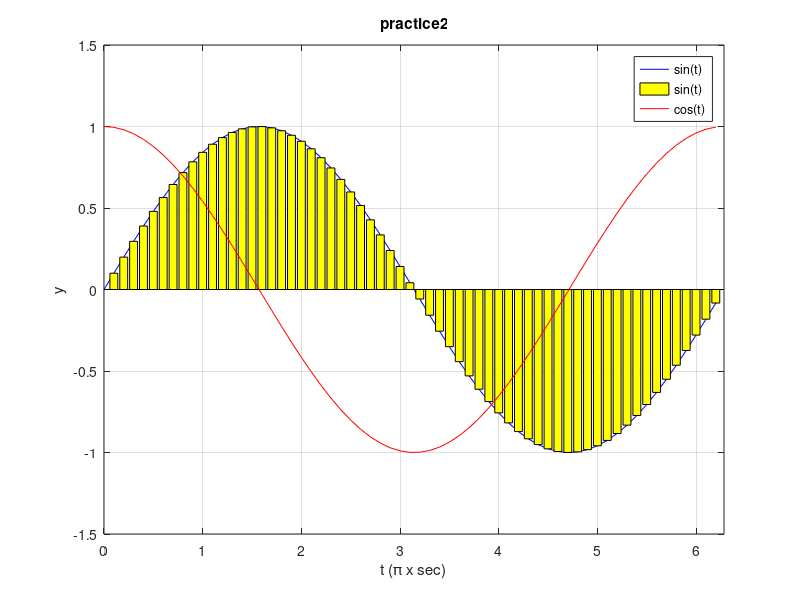

The MATLAB script that drew this image:
%이전에 실행된 그래프를 지워줌
close all
t = [0:0.1:2*pi];
y = sin(t);
% 선형 그래프
plot(t,y,'b')
hold on
% 막대 그래프(stem도 있음)
bar(t,y,'y')
% 점선
grid on
%  X,Y축의 표시(그리스 기호 사용시 \ 다음에 쓸 것)(첫번째 스펠링만 대문자로 쓰면 대문자로 변형 됨)
xlabel('t (\pi x sec)')
ylabel('y')
title('practice2')
y1 = cos(t);
% 이전 그래프와 다음 그래프를 한 그림에 표시
hold on
plot(t,y1,'r')
% 선형 그래프의 최소, 최대값 조절(X축 최소 X축 최대 Y축 최소 Y축 최대)(순서 유의)  
axis([0 2*pi -1.5 1.5])
% 선형 그래프 설명(그린 순서대로 쓸 것)
legend('sin(t)','sin(t)','cos(t)')